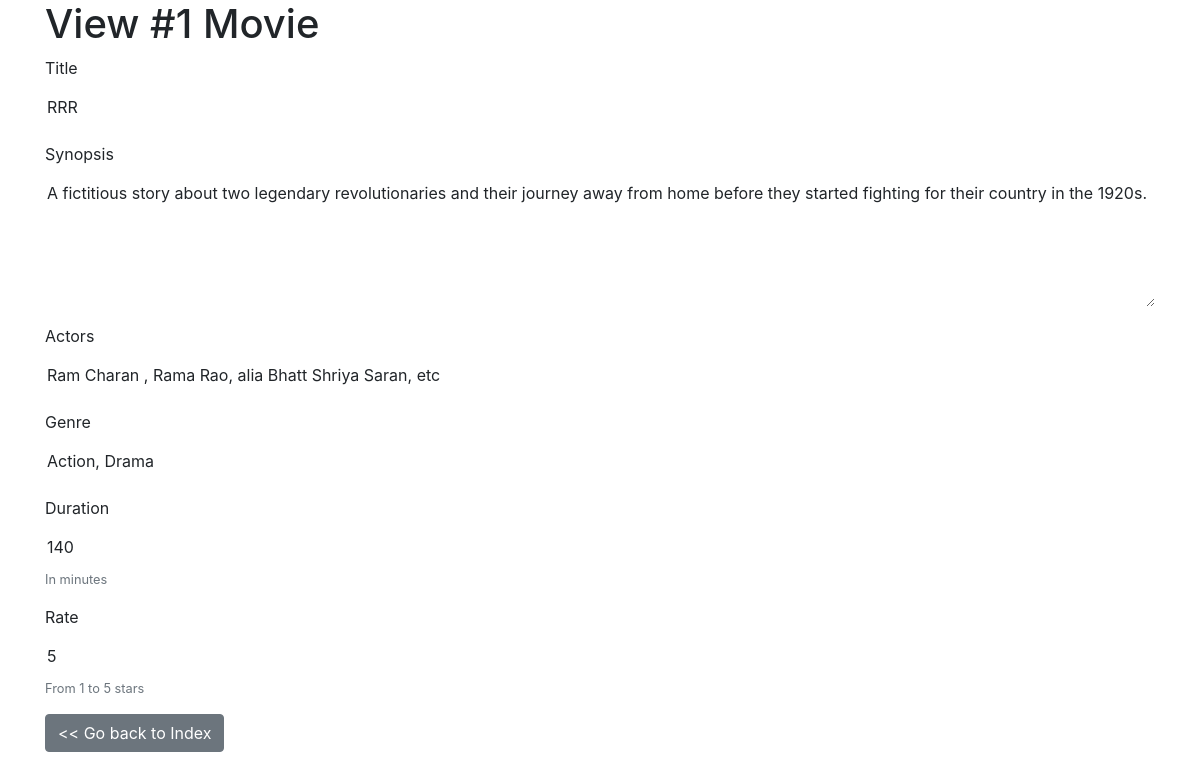
The app's page /movies/view/1 with its own data.
### movies/models.py (models this page shows)
class Movie(models.Model):
    title = models.CharField(max_length=255)
    synopsis = models.TextField()
    actors = models.CharField(max_length=255)
    genre = models.CharField(max_length=255)
    duration = models.IntegerField()
    rate = models.IntegerField()

### movies/views.py (the view)
# urls.py: path('view/<int:movie_id>', views.view, name='movies_view'),
def view(request, movie_id=None):
    movie = Movie.objects.filter(id=movie_id).first()
    context = { 'movie': movie }
    template = loader.get_template('movies/view.html')
    return HttpResponse(template.render(context, request))

### movies/templates/movies/view.html (shortened to what this page needs)
{% load static %}
<html>
    <head>
        <link rel="stylesheet" href="{% static 'movies/bootstrap-4.1.3/css/bootstrap.min.css' %}" >
    </head>
    <div class="container">
        <h1>View #{{movie.id}} Movie</h1>
        <form id="edit_form" method="POST" action="{% url 'movies_edit' movie.id %}">
            <div class="form-group">
                <label for="title">Title</label>
                <input type="text" name="title" readonly class="form-control-plaintext" value="{{ movie.title }}" />
            </div>
            <div class="form-group">
                <label for="synopsis">Synopsis</label>
                <textarea name="synopsis" rows="5" readonly class="form-control-plaintext" >{{ movie.synopsis }}</textarea>
            </div>
            <div class="form-group">
                <label for="actors">Actors</label>
                <input type="text" name="actors" readonly class="form-control-plaintext" value="{{ movie.actors }}" />
            </div>
            <div class="form-group">
                <label for="genre">Genre</label>
                <input type="text" name="genre" readonly class="form-control-plaintext" value="{{ movie.genre }}" />
            </div>
            <div class="form-group">
                <label for="duration">Duration</label>
                <input type="text" name="duration" readonly class="form-control-plaintext" value="{{ movie.duration }}" />
                <small class="form-text text-muted">In minutes</small>
            </div>
            <div class="form-group">
                <label for="rate">Rate</label>
                <input type="text" name="rate" readonly class="form-control-plaintext" value="{{ movie.rate }}" />
                <small class="form-text text-muted">From 1 to 5 stars</small>
            </div>
            <div class="row">
                <div class="col-md-6">
                    <a class="btn btn-secondary" href="{% url 'movies_index' %}"><< Go back to Index</a>
                </div>
        </form>
    </div>
</html>

### records on screen
Movie: id "1", title "RRR", synopsis "A fictitious story about two legendary revolutionaries and their journey away from home before they started fighting for their country in the 1920s.", actors "Ram Charan , Rama Rao, alia Bhatt Shriya Saran, etc", genre "Action, Drama", duration "140", rate "5"
